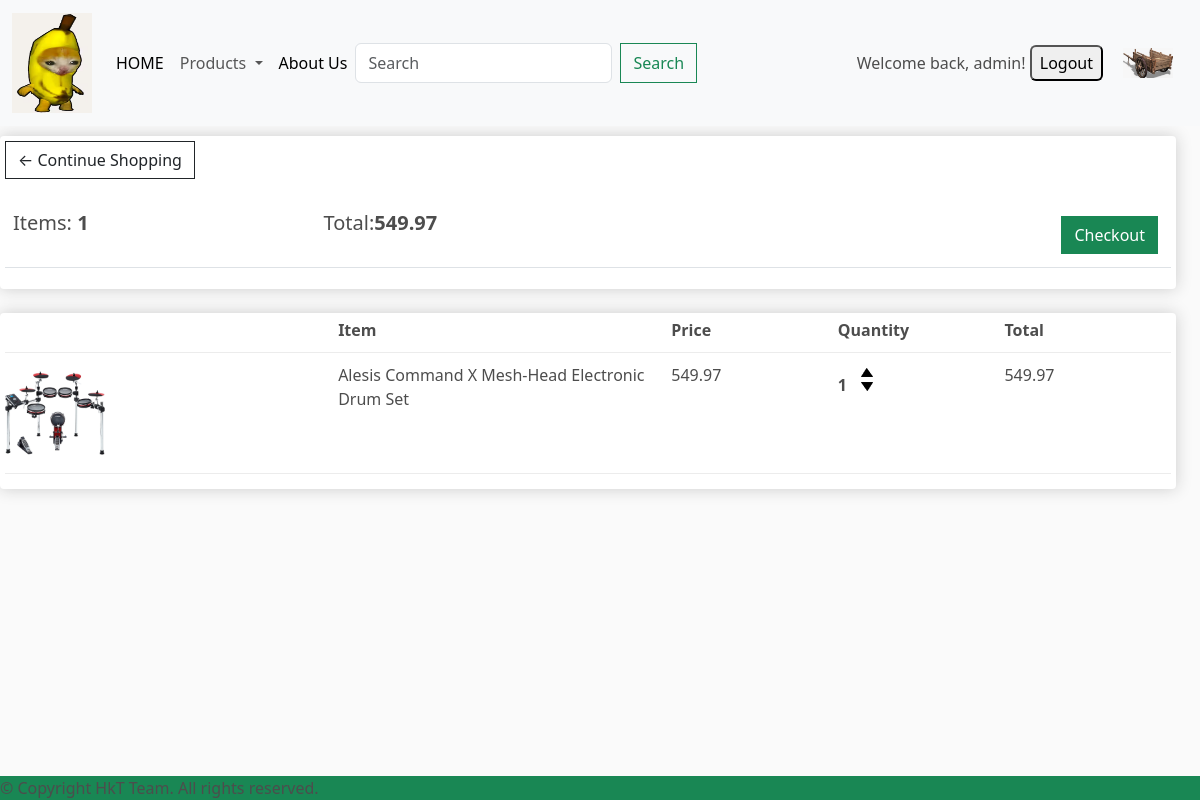
The app's page /cart/ (signed in) with its own data.
### app/models.py (models this page shows, shortened)
class Order(models.Model):
    customer = models.ForeignKey(User, on_delete=models.SET_NULL, blank=True, null=True)
    date_order = models.DateTimeField(auto_now_add=True)
    complete = models.BooleanField(default=False, null=True, blank=False)
    savethongtinnguoimuaid = models.CharField(max_length=200, null=True)
    def get_cart_items_quantity(self):
        return sum(item.quantity for item in self.orderitem_set.all())
    def get_cart_items_total(self):
        orderitems = self.orderitem_set.all()
        total = sum([item.get_total() for item in orderitems])
        return total

class OrderItem(models.Model):
    product = models.ForeignKey(Product, on_delete=models.SET_NULL, blank=True, null=True)
    order = models.ForeignKey(Order, on_delete=models.SET_NULL, blank=True, null=True)
    quantity = models.IntegerField(default=0, null=True, blank=True)
    date_added = models.DateTimeField(auto_now_add=True)
    def get_total(self):
        total = self.product.price * self.quantity
        return total

class Product(models.Model):
    category = models.ManyToManyField(Category,related_name='product')
    name = models.CharField(max_length=200, null=True)
    price = models.FloatField()
    digital = models.BooleanField(default=False, null=True, blank=False)
    image = models.ImageField(null=True, blank=True)
    detail = models.TextField(null=True, blank=True)
    @property
    def ImageURL(self):
        try:
            url = self.image.url
        except:
            url = ''
        return url

### app/views.py (the view)
# urls.py: path('cart/', views.cart, name="cart"),
def cart(request):
    user_not_login = "hidden"
    user_login = "show"
    if request.user.is_authenticated:
        customer = request.user
        order, created = Order.objects.get_or_create(customer=customer, complete=False)
        items = order.orderitem_set.all()
    else:
        items = []  # Khởi tạo giá trị mặc định là một danh sách trống
        order = {'get_cart_items': 0, 'get_cart_total': 0}
        user_not_login = "hidden"
        user_login = "show"
    categories = Category.objects.filter(is_sub =False)
    context = {'categories': categories,'items': items, 'order': order, 'user_not_login': user_not_login, 'user_login': user_login}
    return render(request, 'app/cart.html', context)

### app/templates/app/cart.html (shortened to what this page needs)
{% extends 'app/base.html' %}
{% load static %}
{% block cart_content %}
<div class="row"  style='width:100%'>
    <div class="col-lg-12">
        <div class="box-element">
            <a class="btn btn-outline-dark" href="{% url 'home' %}">&#x2190; Continue Shopping</a>
            <br>
            <br>
            <table class="table">
                <tr>
                    <th><h5>Items: <strong>{% if items %}{{ order.get_cart_items_quantity }}{% else %}0{% endif %}</strong></h5></th>
                    <th><h5>Total:<strong>{% if items %}{{ order.get_cart_items_total }}{% else %}0{% endif %}</strong></h5></th>
                    <th>
                        <a style="float:right; margin:5px;" class="btn btn-success" href="{% url 'checkout' %}">Checkout</a>
                    </th>
                </tr>
            </table>
        </div>
        <br>
        <div class="box-element">
            <div class="cart-row">
                <div style="flex:2"></div>
                <div style="flex:2"><strong>Item</strong></div>
                <div style="flex:1"><strong>Price</strong></div>
                <div style="flex:1"><strong>Quantity</strong></div>
                <div style="flex:1"><strong>Total</strong></div>
            </div>
            {% for item in items %}
            <div class="cart-row">
                <div style="flex:2"><img class="row-image" src="{{ item.product.ImageURL }}"></div>
                <div style="flex:2"><p>{{ item.product.name }}</p></div>
                <div style="flex:1"><p>{{ item.product.price }}</p></div>
                <div style="flex:1">
                    <p class="quantity">{{ item.quantity }}</p>
                    <div class="quantity">
                        <img data-product = {{item.product.id}} data-action = 'add' class="chg-quantity update-cart" src="{% static 'app/images/arrow-up.png' %}">
                        <img data-product = {{item.product.id}} data-action = 'remove' class="chg-quantity update-cart" src="{% static 'app/images/arrow-down.png' %}">
                    </div>
                </div>
                <div style="flex:1"><p>{{ item.get_total }}</p></div>
            </div>
            {% endfor %}
        </div>
    </div>
</div>
{% endblock cart_content %}

### app/templates/app/base.html (shortened to what this page needs)
{% load static %}
<!DOCTYPE html>
<html lang="en">
<head>
    <link href="https://cdn.jsdelivr.net/npm/bootstrap@5.3.3/dist/css/bootstrap.min.css" rel="stylesheet">
    <link href="{% static 'app/css/all.min.css' %}" rel="stylesheet" />
    <link href="{% static 'app/css/owl.carousel.min.css' %}" rel="stylesheet" />
    <link href="{% static 'app/css/style.css' %}" rel="stylesheet" />
    <link rel="stylesheet" type="text/css" href="{% static 'app/css/main.css' %}">
    <link rel="stylesheet" href="">
</head>
<body>
    <nav class="navbar navbar-expand-lg bg-body-tertiary">
      <div class="container-fluid">
        <a class="navbar-brand" href="{% url 'home' %}">
          <img src="{% static 'app/images/meo.png' %}" width="80" height="100" />
        </a>
        <div class="collapse navbar-collapse" id="navbarSupportedContent">
          <ul class="navbar-nav me-auto mb-2 mb-lg-0">
            <li class="nav-item">
              <a class="nav-link active" aria-current="page" href="{% url 'home' %}">HOME</a>
            </li>
            <li class="nav-item dropdown">
              <a class="nav-link dropdown-toggle" href="#" role="button" data-bs-toggle="dropdown" aria-expanded="false">
                  Products
              </a>
          </li>
            <li class="nav-item">
              <a class="nav-link active" aria-current="page" href="{% url 'about' %}">About Us</a>
            </li>
            <form class="d-flex mr-auto" role="search" method="POST" action="{% url 'search' %}">
              <input class="form-control me-2" type="search" placeholder="Search" aria-label="Search" name="searched">
              <button class="btn btn-outline-success" type="submit">Search</button>
            </form>
          </ul>
        </div>
        <div class='flex items-center space-x-4'>
          {% if request.user.is_authenticated %}
              <span class="text-gray-600">Welcome back, {{request.user}}!</span>
              <button onclick="window.location.href='{% url 'logout' %}'" class="bg-green-400 hover:bg-green-600 text-black font-bold py-1 px-2 rounded">Logout</button>
          {% endif %}
      </div>
        <div class='form-inline my-2 my-lg-0'>
          <a href="{% url 'cart' %}">
            <img id="cart-icon" class="cart-image" src="{% static 'images/cart2.png' %}" alt="Cart Image">
          </a>
        </div>
      </div>
    </nav>
    {% block cart_content %}{% endblock cart_content %}
    <br /><br /><br />
    <footer class="container-fluid bg-success text-rights fixed-bottom p-0 mt-0">
      © Copyright HkT Team. All rights reserved.
    </footer>
  </body>
</html>

### app/static/app/css/style.css (style rules this page uses)
* { margin: 0; padding: 0; box-sizing: border-box; }
body { background-color: hsl(0, 0%, 98%); color: hsl(0, 0%, 30%); }
h1, h2, h3, h4, h5, h6 { color: inherit; }
.box-element { box-shadow: 0 0 16px hsl(0, 0%, 80%); background-color: #fff; border-radius: 4px; padding: 5px; }
#cart-icon { width: 25px; display: inline-block; margin-left: 15px; }
.col-lg-3, .col-lg-4, .col-lg-6, .col-lg-8, .col-lg-12 { margin-top: 10px; }
.btn { border-radius: 0; }
.row-image { width: 100px; }
.cart-row { display: flex; align-items: flex-stretch; padding-bottom: 10px; margin-bottom: 10px; border-bottom: 1px solid #ececec; }
.quantity { display: inline-block; font-weight: 700; padding-right: 10px; }
.chg-quantity { width: 12px; cursor: pointer; display: block; margin-top: 5px; transition: 0.1s; }

### app/static/app/css/main.css (style rules this page uses)
body { background-color: hsl(0, 0%, 98%); }
h1, h2, h3, h4, h5, h6 { color: hsl(0, 0%, 30%); }
.box-element { box-shadow: hsl(0, 0%, 80%) 0 0 16px; background-color: #fff; border-radius: 4px; padding: 5px; }
#cart-icon { width: 50px; display: flex; margin-left: 20px; margin-right: 15px; }
.col-lg-3, .col-lg-4, .col-lg-6, .col-lg-8, .col-lg-12 { margin-top: 10px; }
.btn { border-radius: 0; }
.row-image { width: 100px; }
.cart-row { display: flex; align-items: flex-stretch; padding-bottom: 10px; margin-bottom: 10px; border-bottom: 1px solid #ececec; }
.quantity { display: inline-block; font-weight: 700; padding-right: 10px; }
.chg-quantity { width: 12px; cursor: pointer; display: block; margin-top: 5px; transition: .1s; }

### records on screen
Order: get_cart_items_quantity "1", get_cart_items_total "549.97"
OrderItem: product.ImageURL (picture), product.name "Alesis Command X Mesh-Head Electronic Drum Set", product.price "549.97", quantity "1", get_total "549.97"

### other values on screen
{{ request.user }} "admin"
